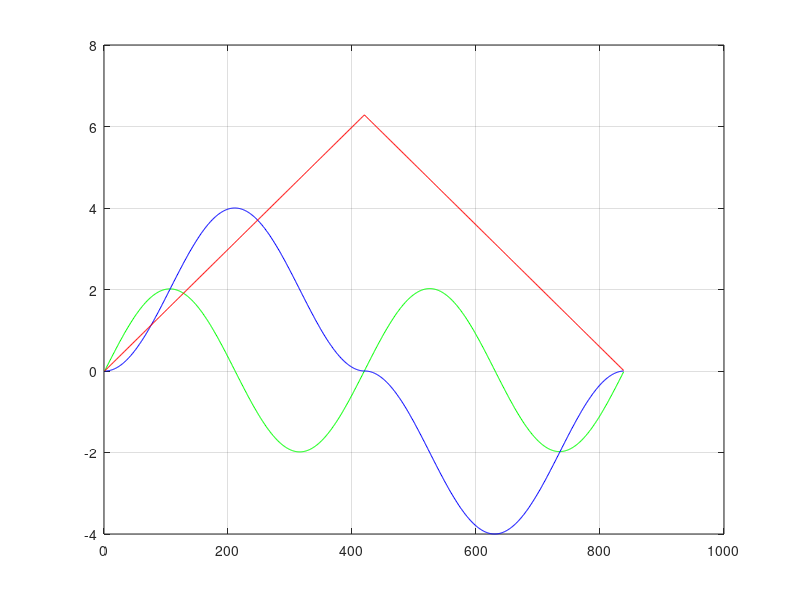

The MATLAB source for this figure: (Note: this script raises an error after producing the figure.)
echo off;
clear all; close all; clc;

T = 0.1;
v = 0.3;
r = 2;
w = v/r;
Tf = 20*4*pi/v;

% Inicializacao:
xref(:,1) = 0;
yref(:,1) = 0;
thetaref(:,1) = 0;

xnl(:,1) = xref(:,1);
ynl(:,1) = yref(:,1);
thetanl(:,1) = thetaref(:,1);

xl(:,1) = xnl(:,1);
yl(:,1) = ynl(:,1);
thetal(:,1) = thetanl(:,1);

for k = 1 : Tf
   
    if (thetaref(:,k)>=2*pi) w = -w; end;
    
    % Modelo tradicional nao linear do robo:
    xref(:,k+1) = xref(:,k) + v * cos(thetaref(:,k)) * T;
    yref(:,k+1) = yref(:,k) + v * sin(thetaref(:,k)) * T;
    thetaref(:,k+1) = thetaref(:,k) + w * T;
 
%     % Geracao da entrada para o modelo do Julio:
%     dy(:,k) = y(:,k+1) - y(:,k);
%     gammay(:,k) = 2 * dy(:,k) / (v*T)^2;
% 
%     if (gammay(:,k)==0) gammay(:,k)=0.0001; end; % previne a divisao por zero no modelo do Julio
%     
%     dtheta(:,k) = theta(:,k+1) - theta(:,k);
%     gammatheta(:,k) = dtheta(:,k)/(v*T);
%     
%     % Modelo nao-linear do julio:
%     xnl(:,k+1) = xnl(:,k) + sin(v*T*gammay(:,k))/gammay(:,k);
%     ynl(:,k+1) = ynl(:,k) + (1-cos(v*T*gammay(:,k)))/gammay(:,k);
%     thetanl(:,k+1) = thetanl(:,k) + v*T*gammay(:,k);
    
end

gammaref = xref;

hold on; box on; grid on;
plot(xref,'g');
plot(yref,'b');
plot(thetaref,'r');
legend('x_{ref}','y_{ref}','\theta_{ref}',0);
xlabel('amostra'); ylabel('estados');
hold off;

figure;
hold on; box on; grid on;
xlabel('x_{ref}'); ylabel('y_{ref}');
plot(xref,yref);
hold off;

save yref.mat yref;
save thetaref.mat thetaref;